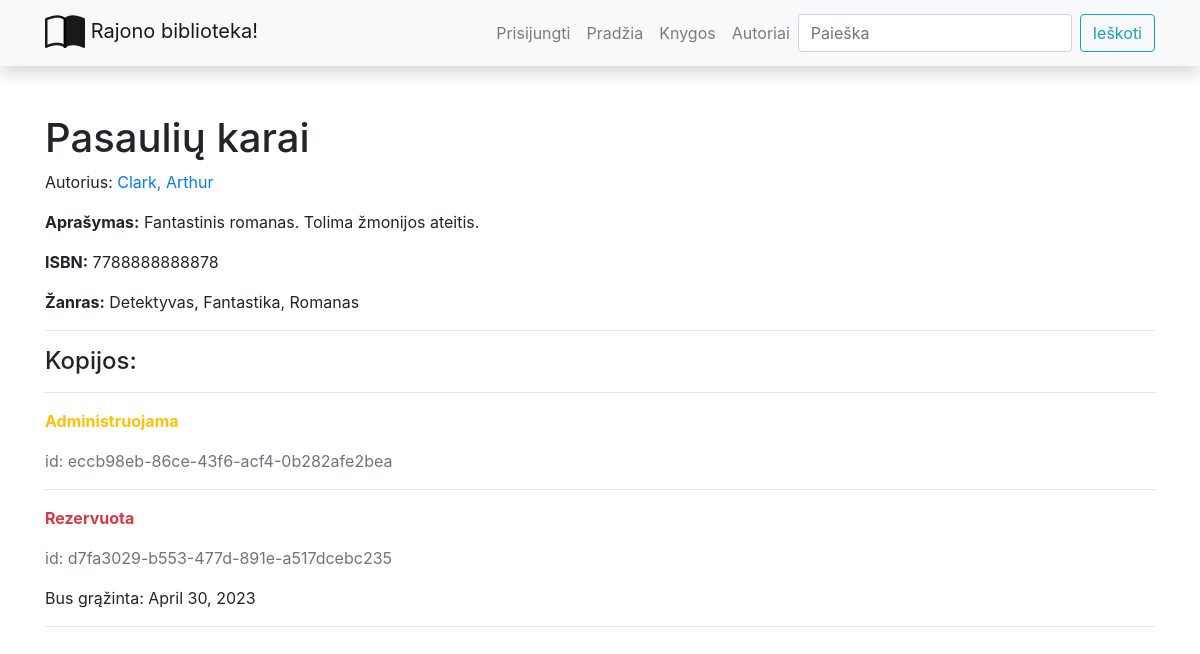
The page /library/books/1 on the database as committed earlier.
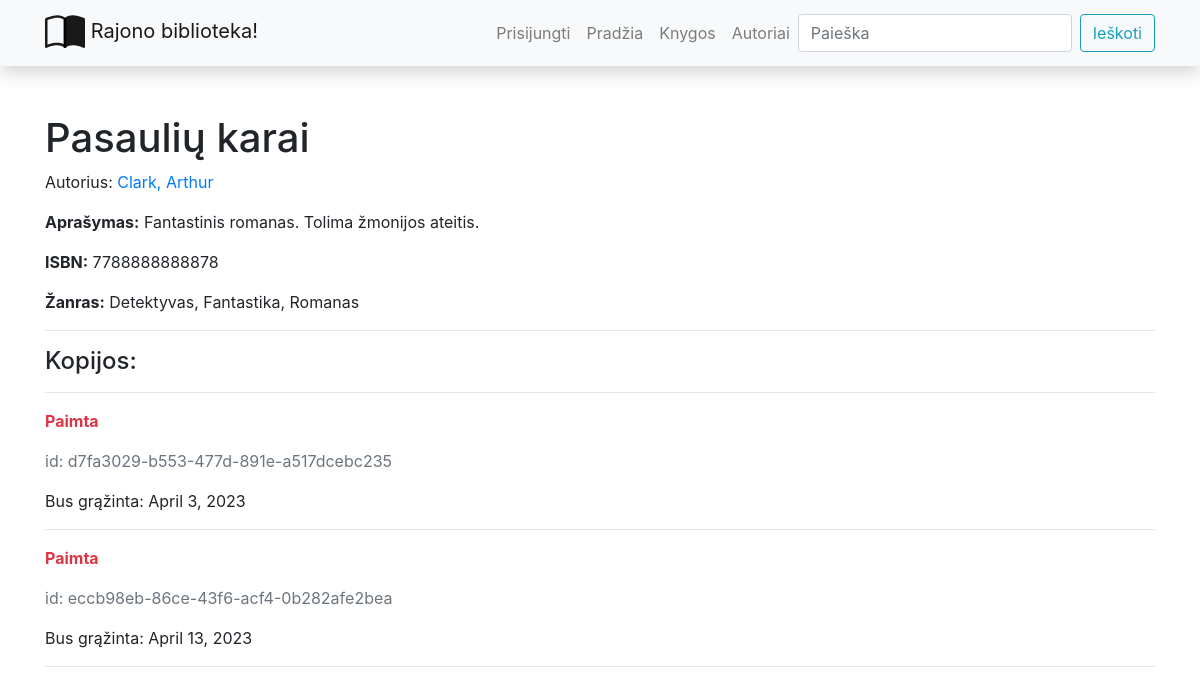
The same page on the database as committed later.
### library/models.py (models this page shows, shortened)
class BookInstance(models.Model):
    id = models.UUIDField(primary_key=True, default=uuid.uuid4, help_text="Unikalus ID leidinio kopijai")
    due_back = models.DateField("Bus prieinama", null=True, blank=True)
    LOAN_STATUS = (
        ('a', 'Administruojama'),
        ('p', 'Paimta'),
        ('g', 'Galima paimti'),
        ('r', 'Rezervuota')
    )
    status = models.CharField(
        "Statusas",
        max_length=1,
        choices=LOAN_STATUS,
        blank=True,
        default='a',
        help_text="Leidinio kopijos statusas"
    )
    book_id = models.ForeignKey(Book, on_delete=models.SET_NULL, null=True)
    reader = models.ForeignKey(User, on_delete=models.SET_NULL, null=True, blank=True)
    class Meta:
        ordering = ['due_back']

### library/views.py (the view)
# urls.py: path("books/<int:pk>", views.BookDetailView.as_view(), name='book-detail_n'),
class BookDetailView(generic.DetailView):
    model = Book
    context_object_name = 'book'  # šios eilutės nereikia, kontexto kintamasis taip pavadinamas
    template_name = "book_detail.html"

### library/models.py (called while the page is built)
    def __str__(self):
        return f"{self.last_name}, {self.first_name}"

    def __str__(self):
        return f"{self.name}"

### library/templates/book_detail.html
{% extends "base.html" %} {% block content %}
<h1>{{ book.title }}</h1>
<p>
    Autorius:
    <a href="{% url 'author_n' book.author_id.id %}">{{ book.author_id }}</a>
</p>
<p><strong>Aprašymas:</strong> {{ book.summary }}</p>
<p><strong>ISBN:</strong> {{ book.isbn }}</p>
<p><strong>Žanras:</strong> {{ book.genre_id.all|join:", " }}</p>
<hr/>
<div>
    <h4>Kopijos:</h4>
    <hr/>
    {% for bookinst_obj in book.bookinstance_set.all %}
    <p class="{% if bookinst_obj.status == 'a' %}text-warning{% elif bookinst_obj.status == 'g' %}text-success {% else %}text-danger{% endif %}">
      <strong>{{ bookinst_obj.get_status_display }}</strong>
    </p>
    <p class="text-muted">id: {{ bookinst_obj.id }}</p>
    {% if bookinst_obj.status != 'a' %}
    <p>Bus grąžinta: {{ bookinst_obj.due_back }}</p>
    {% endif %}
    <hr/>
    {% endfor %}
</div>
{% endblock %}

Rows that differ between the two databases and show on the page:
changed BookInstance "d7fa3029-b553-477d-891e-a517dcebc235": status "Rezervuota" → "Paimta"; due_back "April 30, 2023" → "April 3, 2023"; moves up the list
changed BookInstance "eccb98eb-86ce-43f6-acf4-0b282afe2bea": status "Administruojama" → "Paimta"; due_back (not shown) → "April 13, 2023"
